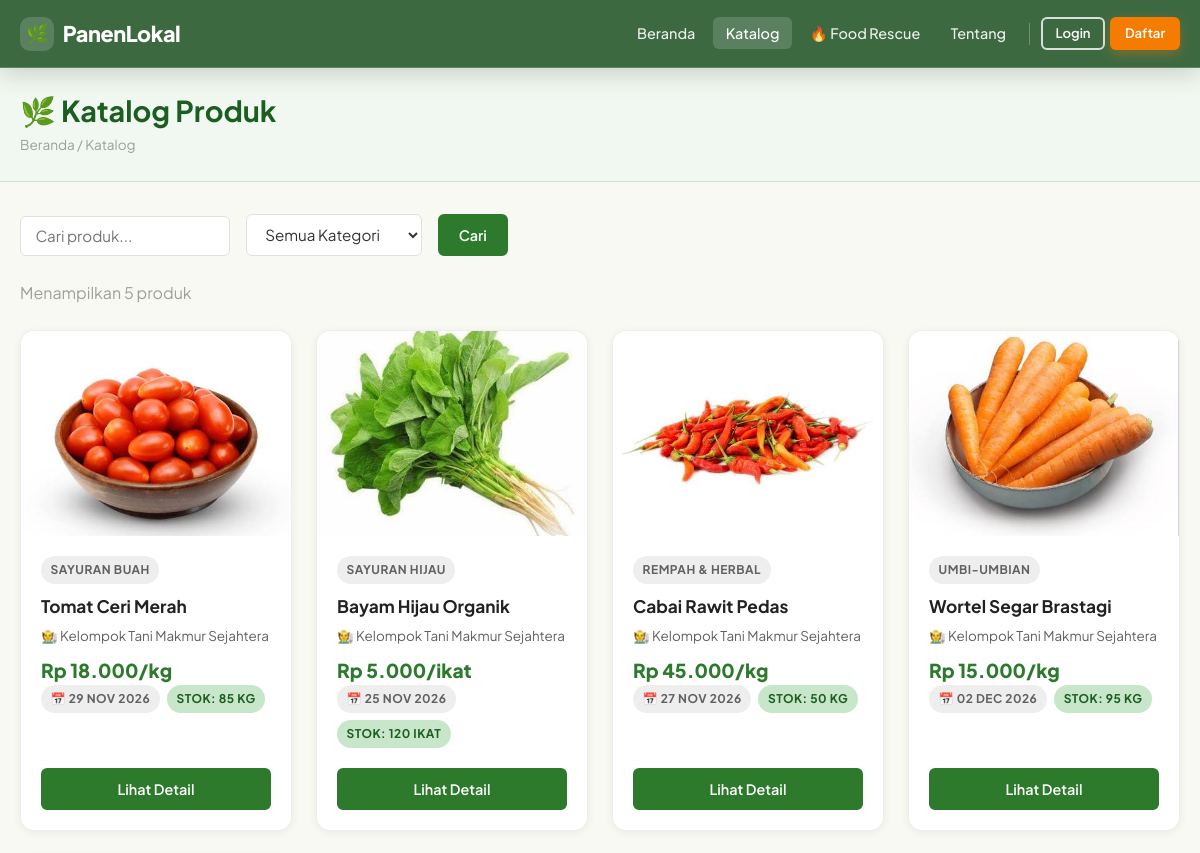
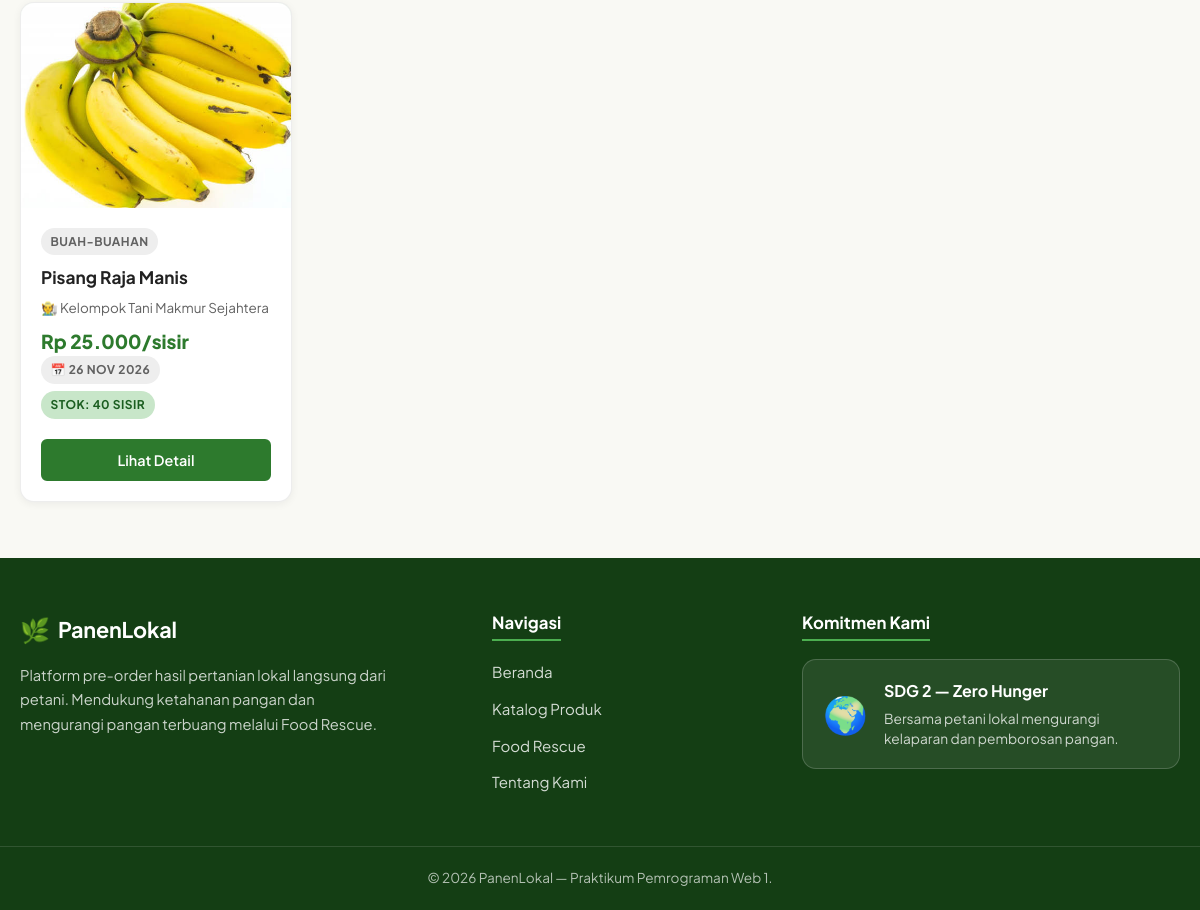
Page /katalog.php on the committed database (2 pictures, top to bottom).
### tables this page shows
CREATE TABLE IF NOT EXISTS harvest_batches (
    id BIGINT UNSIGNED AUTO_INCREMENT PRIMARY KEY,
    commodity_id BIGINT UNSIGNED NOT NULL,
    land_id BIGINT UNSIGNED NULL,
    tanggal_estimasi_panen DATE NOT NULL,
    estimasi_jumlah DECIMAL(10,2) NOT NULL,
    stok_tersedia DECIMAL(10,2) NOT NULL,
    harga_normal DECIMAL(12,2) NOT NULL,
    rescue_aktif TINYINT(1) NOT NULL DEFAULT 0,
    harga_rescue DECIMAL(12,2) NULL,
    batas_rescue DATETIME NULL,
    status_batch ENUM('dibuka','siap_panen','habis','ditutup','dibatalkan') NOT NULL DEFAULT 'dibuka',
    created_at TIMESTAMP NOT NULL DEFAULT CURRENT_TIMESTAMP,
    updated_at TIMESTAMP NOT NULL DEFAULT CURRENT_TIMESTAMP ON UPDATE CURRENT_TIMESTAMP,
    INDEX idx_batches_commodity (commodity_id),
    INDEX idx_batches_land (land_id),
    INDEX idx_batches_status_date (status_batch, tanggal_estimasi_panen),
    INDEX idx_batches_rescue (rescue_aktif, batas_rescue),
    CONSTRAINT fk_batches_commodity FOREIGN KEY (commodity_id) REFERENCES commodities(id) ON UPDATE CASCADE ON DELETE RESTRICT,
    CONSTRAINT fk_batches_land FOREIGN KEY (land_id) REFERENCES lands(id) ON UPDATE CASCADE ON DELETE SET NULL
);

CREATE TABLE IF NOT EXISTS commodities (
    id BIGINT UNSIGNED AUTO_INCREMENT PRIMARY KEY,
    farmer_id BIGINT UNSIGNED NOT NULL,
    nama VARCHAR(120) NOT NULL,
    kategori VARCHAR(60) NOT NULL,
    deskripsi TEXT NULL,
    satuan VARCHAR(20) NOT NULL DEFAULT 'kg',
    gambar VARCHAR(255) NULL,
    status_komoditas ENUM('aktif','nonaktif') NOT NULL DEFAULT 'aktif',
    created_at TIMESTAMP NOT NULL DEFAULT CURRENT_TIMESTAMP,
    updated_at TIMESTAMP NOT NULL DEFAULT CURRENT_TIMESTAMP ON UPDATE CURRENT_TIMESTAMP,
    INDEX idx_commodities_farmer (farmer_id),
    INDEX idx_commodities_status (status_komoditas),
    CONSTRAINT fk_commodities_farmer FOREIGN KEY (farmer_id) REFERENCES farmer_profiles(id) ON UPDATE CASCADE ON DELETE RESTRICT
);

CREATE TABLE IF NOT EXISTS farmer_profiles (
    id BIGINT UNSIGNED AUTO_INCREMENT PRIMARY KEY,
    user_id BIGINT UNSIGNED NOT NULL UNIQUE,
    nama_usaha VARCHAR(120) NOT NULL,
    deskripsi TEXT NULL,
    status_verifikasi ENUM('menunggu','terverifikasi','ditolak') NOT NULL DEFAULT 'menunggu',
    created_at TIMESTAMP NOT NULL DEFAULT CURRENT_TIMESTAMP,
    CONSTRAINT fk_fp_user FOREIGN KEY (user_id) REFERENCES users(id) ON UPDATE CASCADE ON DELETE RESTRICT
);

### includes/functions.php (called while the page is built, shortened)
<?php
function format_rupiah($angka) {
    return 'Rp ' . number_format((float)$angka, 0, ',', '.');
}
function sanitize($str) {
    return htmlspecialchars((string)$str, ENT_QUOTES, 'UTF-8');
}
function get_rescue_label($rescue_aktif, $batas_rescue, $harga_rescue) {
    if (!$rescue_aktif || !$harga_rescue) return false;
    if ($batas_rescue && strtotime($batas_rescue) < time()) return false;
    return true;
}
function format_tanggal($tanggal, $format = 'd M Y') {
    return date($format, strtotime($tanggal));
}
?>

### katalog.php (the view, shortened to what this page needs)
<?php
require_once __DIR__ . '/config/koneksi.php';
require_once __DIR__ . '/includes/functions.php';
$search   = trim($_GET['search'] ?? '');
$page     = max(1, (int)($_GET['page'] ?? 1));
$per_page = 10;
$offset   = ($page - 1) * $per_page;
$where = "hb.status_batch='dibuka' AND c.status_komoditas='aktif' AND hb.stok_tersedia > 0";
$params = [];
$types  = '';
$sql_count = "SELECT COUNT(*) FROM harvest_batches hb JOIN commodities c ON c.id=hb.commodity_id JOIN farmer_profiles fp ON fp.id=c.farmer_id WHERE $where";
$stmt = $conn->prepare($sql_count);
$stmt->execute();
$total = $stmt->get_result()->fetch_row()[0];
$sql = "SELECT hb.id, c.nama, c.satuan, c.gambar, c.kategori, c.deskripsi,
               hb.harga_normal, hb.rescue_aktif, hb.harga_rescue, hb.batas_rescue,
               hb.tanggal_estimasi_panen, hb.stok_tersedia,
               fp.nama_usaha, u.nama_lengkap
        FROM harvest_batches hb
        JOIN commodities c ON c.id=hb.commodity_id
        JOIN farmer_profiles fp ON fp.id=c.farmer_id
        JOIN users u ON u.id=fp.user_id
        WHERE $where ORDER BY hb.created_at DESC LIMIT ? OFFSET ?";
$stmt2 = $conn->prepare($sql);
$limit_val = $per_page; $offset_val = $offset;
if ($types) {
    $params2 = $params;
    $params2[] = &$limit_val; $params2[] = &$offset_val;
    $stmt2->bind_param($types . 'ii', ...$params2);
} else {
    $stmt2->bind_param('ii', $limit_val, $offset_val);
}
$stmt2->execute();
$produk = $stmt2->get_result();
require_once __DIR__ . '/includes/header.php';
require_once __DIR__ . '/includes/navbar.php';
?>
<div class="page-header">
    <div class="container">
        <h1>🌿 Katalog Produk</h1>
        <div class="breadcrumb">Beranda / Katalog</div>
    </div>
</div>
<section class="section" style="padding-top:0;">
    <div class="container">
        <form method="GET" class="d-flex gap-2 flex-wrap mb-3" style="align-items:flex-end;">
            <div class="form-group mb-0">
                <input type="text" name="search" class="form-control" placeholder="Cari produk..." value="<?= sanitize($search) ?>">
            </div>
            <div class="form-group mb-0">
                <select name="kategori" class="form-control">
                    <option value="">Semua Kategori</option>
                </select>
            </div>
            <button type="submit" class="btn btn-primary">Cari</button>
        </form>
        <p class="text-muted mb-3">Menampilkan <?= $total ?> produk<?= $search ? ' untuk "<strong>' . sanitize($search) . '</strong>"' : '' ?></p>
        <?php if ($produk && $produk->num_rows > 0): ?>
        <div class="grid grid-auto">
        <?php while ($p = $produk->fetch_assoc()):
            $is_rescue = get_rescue_label($p['rescue_aktif'], $p['batas_rescue'], $p['harga_rescue']);
        ?>
            <div class="card card-product">
                <div class="card-img">
                    <?php if ($p['gambar'] && file_exists(__DIR__ . '/uploads/products/' . $p['gambar'])): ?>
                        <img src="<?= BASE_URL ?>/uploads/products/<?= sanitize($p['gambar']) ?>" alt="<?= sanitize($p['nama']) ?>">
                    <?php else: ?>
                        <span>🌾</span>
                    <?php endif; ?>
                </div>
                <div class="card-body">
                    <div class="d-flex gap-1 mb-1">
                        <span class="badge badge-secondary"><?= sanitize($p['kategori']) ?></span>
                    </div>
                    <div class="card-title"><?= sanitize($p['nama']) ?></div>
                    <div class="card-farmer">🧑‍🌾 <?= sanitize($p['nama_usaha']) ?></div>
                    <?php if ($is_rescue): ?>
                        <div class="card-price card-price-rescue"><?= format_rupiah($p['harga_rescue']) ?>/<?= sanitize($p['satuan']) ?></div>
                        <div class="card-price-normal-crossed"><?= format_rupiah($p['harga_normal']) ?></div>
                    <?php else: ?>
                        <div class="card-price"><?= format_rupiah($p['harga_normal']) ?>/<?= sanitize($p['satuan']) ?></div>
                    <?php endif; ?>
                    <div class="card-meta">
                        <span class="badge badge-secondary">📅 <?= format_tanggal($p['tanggal_estimasi_panen']) ?></span>
                        <span class="badge badge-success">Stok: <?= (float)$p['stok_tersedia'] ?> <?= sanitize($p['satuan']) ?></span>
                    </div>
                    <div class="card-actions">
                        <a href="<?= BASE_URL ?>/detail_produk.php?id=<?= $p['id'] ?>" class="btn btn-primary btn-block">Lihat Detail</a>
                    </div>
                </div>
            </div>
        <?php endwhile; ?>
        </div>
        <?php endif; ?>
    </div>
</section>
<?php require_once __DIR__ . '/includes/footer.php'; ?>

### rows in the picture
harvest_batches: commodity.gambar (picture), commodity.kategori "SAYURAN BUAH", commodity.nama "Tomat Ceri Merah", farmer_profiles.nama_usaha "Kelompok Tani Makmur Sejahtera", harga_normal "Rp 18.000", commodity.satuan "kg", tanggal_estimasi_panen "29 NOV 2026", stok_tersedia "85", commodity.satuan "KG"
harvest_batches: commodity.gambar (picture), commodity.kategori "SAYURAN HIJAU", commodity.nama "Bayam Hijau Organik", farmer_profiles.nama_usaha "Kelompok Tani Makmur Sejahtera", harga_normal "Rp 5.000", commodity.satuan "ikat", tanggal_estimasi_panen "25 NOV 2026", stok_tersedia "120", commodity.satuan "IKAT"
harvest_batches: commodity.gambar (picture), commodity.kategori "REMPAH & HERBAL", commodity.nama "Cabai Rawit Pedas", farmer_profiles.nama_usaha "Kelompok Tani Makmur Sejahtera", harga_normal "Rp 45.000", commodity.satuan "kg", tanggal_estimasi_panen "27 NOV 2026", stok_tersedia "50", commodity.satuan "KG"
harvest_batches: commodity.gambar (picture), commodity.kategori "UMBI-UMBIAN", commodity.nama "Wortel Segar Brastagi", farmer_profiles.nama_usaha "Kelompok Tani Makmur Sejahtera", harga_normal "Rp 15.000", commodity.satuan "kg", tanggal_estimasi_panen "02 DEC 2026", stok_tersedia "95", commodity.satuan "KG"
harvest_batches: commodity.gambar (picture), commodity.kategori "BUAH-BUAHAN", commodity.nama "Pisang Raja Manis", farmer_profiles.nama_usaha "Kelompok Tani Makmur Sejahtera", harga_normal "Rp 25.000", commodity.satuan "sisir", tanggal_estimasi_panen "26 NOV 2026", stok_tersedia "40", commodity.satuan "SISIR"

### other values in the picture
$total "5"
